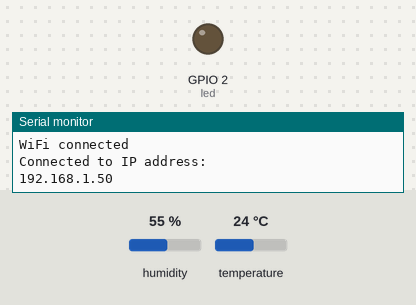
Bench run of a sketch on a simulated ESP32. On the bench: output pins drawn as LEDs (lit = HIGH), the last lines printed to the serial monitor. The test bench sets the inputs (shaded band); at power-on: temperature 24 °C, humidity 55 %. WiFi joins after 1.5 s; servers stay silent unless stated; no MQTT or app messages arrive unless stated; not simulated (calls return 0 or success): credentials.h.

Above: at 3.3 s.
3.4 s: temperature set to 32.3 °C
10.9 s: temperature set to 33.7 °C
At 13.1 s:
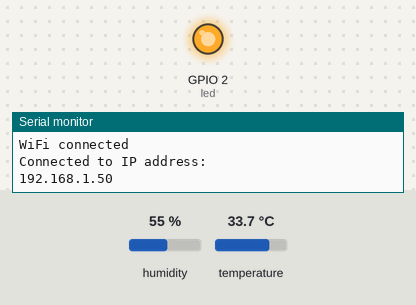
18.4 s: temperature set to 12 °C
At 22.6 s:
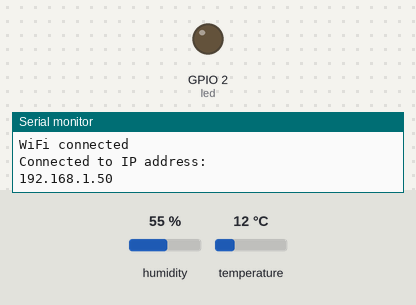
25.9 s: temperature set to 33 °C
At 27.9 s:
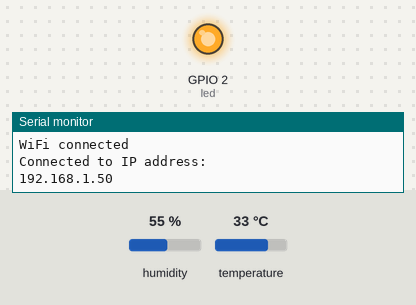
Timing chart, 0 to 29.4 s (numbered marks = the images above; inputs shaded):
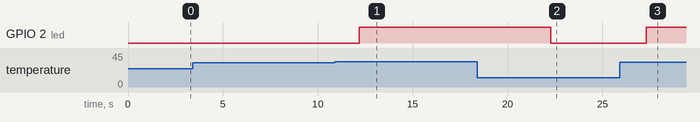

The sketch:

ESP32_CODE.ino
```cpp
#include <DHT.h>
#include <DHT_U.h>
#include <WiFiClientSecure.h>
#include <WiFi.h>
#include "credentials.h"
#include <PubSubClient.h>
#include <ArduinoJson.h>

IPAddress server(32,196,10,168);

#define dhtpin 15
#define DHTTYPE DHT22
#define led 2

#define temperature_topic "esp32/sensor" //TOPIC MQTT

float h;
float t;

WiFiClient client;
PubSubClient esp32(client);

DHT dht(dhtpin, DHTTYPE);

void publishMessage()
{
  StaticJsonDocument<200> doc;
  doc["humidity"] = h;
  doc["temperature"] = t;  //Organizar data en un json
  char jsonBuffer[512];    //crear un buffer
  serializeJson(doc, jsonBuffer); // Convertir en un string y almacenar en el buffer

  esp32.publish(temperature_topic, jsonBuffer); //Public data al topic mqtt
}

void reconnect(){

  while (!esp32.connected()){
    Serial.println("Attempting MQTT connection...");
    if (esp32.connect("esp32Client",  mqtt_user, mqtt_password)){
      Serial.println("Connected");

    } else{
      Serial.println("Failed, rc=");
      Serial.print(esp32.state());
      Serial.println(" Try again in 5 seconds");
      delay(5000);
    }

  }
}

void setup()
{
  // put your setup code here, to run once:

  //pinMode(11, INPUT);
  Serial.begin(9600);
  dht.begin();
  pinMode(led, OUTPUT);

  Serial.print("Attempting to connect to SSID: ");
  Serial.println(ssid);
  WiFi.begin(ssid, password);

  // attempt to connect to Wifi network:
  while (WiFi.status() != WL_CONNECTED) {
    Serial.print(".");
    // wait 1 second for re-trying
    delay(1000);
  }

  Serial.println("WiFi connected");
  Serial.println("Connected to IP address: ");
  Serial.println(WiFi.localIP());

  Serial.print("Connected to ");
  Serial.println(ssid);

  Serial.println("Connecting to MQTT Broker");
  //client.setInsecure();
  esp32.setServer(server, 1883);

  reconnect();

}

void loop()
{
  // put your main code here, to run repeatedly:

  if (WiFi.status() != WL_CONNECTED) {
    Serial.println("WiFi connection lost. Reconnecting...");
    WiFi.begin(ssid, password);
  }

  Serial.println("WiFi connected");
  Serial.println("Connected to IP address: ");
  Serial.println(WiFi.localIP());

  if (!esp32.connected()){
    reconnect();
  }

  delay(5000);

  h = dht.readHumidity();
  t = dht.readTemperature();

  Serial.print(F("Humidity: "));
  Serial.print(h);
  Serial.println("%");
  Serial.print(F("Temperature: "));
  Serial.print(t);
  Serial.println(F("°C "));

  publishMessage();
  esp32.loop(); //Mantener conexión con el servidor
  //delay(1000);

  if (t >= 33){
    digitalWrite(led, HIGH);
  } else{
    digitalWrite(led, LOW);
  }

}
```

Measured:
- the behaviour switches between 32.9 and 33 °C on temperature (found by bisection; images 0 and 1)
- after the input at 10.9 s, GPIO 2 (led): LOW → HIGH after 1.3 s
- after the input at 18.4 s, GPIO 2 (led): HIGH → LOW after 3.9 s
- after the input at 25.9 s, GPIO 2 (led): LOW → HIGH after 1.4 s
